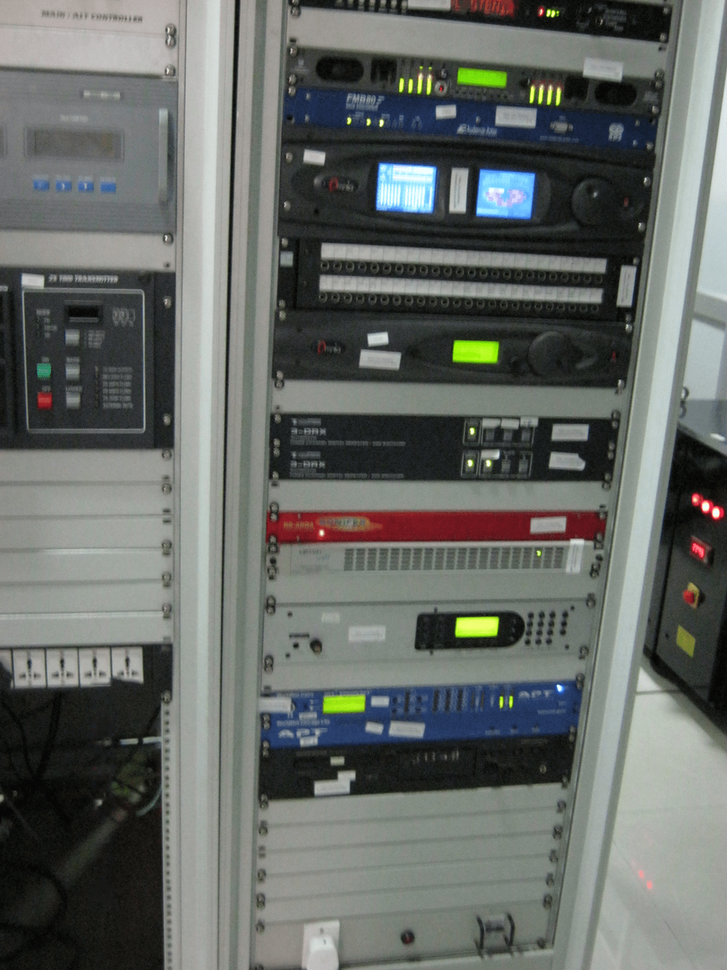
#> input picture images/gallery/10_cleaned.png, 727 x 970 px, shrunk from 1200 x 1600 before the run
$ python -i remove_dates_all.py   (imports and definitions only)
#> lines starting #> are read from the running program, lines starting #| are printed output that depends on the picture; after the words box and inside, x2 and y2 are one past the last pixel; in counts of white or black regions, pixels touching at a corner belong together
import cv2
import numpy as np
import os
import glob

def remove_date(img_path):
#> called with img_path = 'images/gallery/10_cleaned.png'
    print(f"Processing {img_path}")
    img = cv2.imread(img_path)
#> img is the input picture: shape (970, 727, 3); mean B, G, R 102.1, 106, 101.9
    if img is None:
        print("Failed to read image")
        return

    hsv = cv2.cvtColor(img, cv2.COLOR_BGR2HSV)
#> hsv: shape (970, 727, 3); mean H, S, V 62.6, 30.3, 109.3

    lower_orange = np.array([5, 150, 150])
    upper_orange = np.array([25, 255, 255])

    lower_orange2 = np.array([10, 100, 200])
    upper_orange2 = np.array([30, 255, 255])

    mask1 = cv2.inRange(hsv, lower_orange, upper_orange)
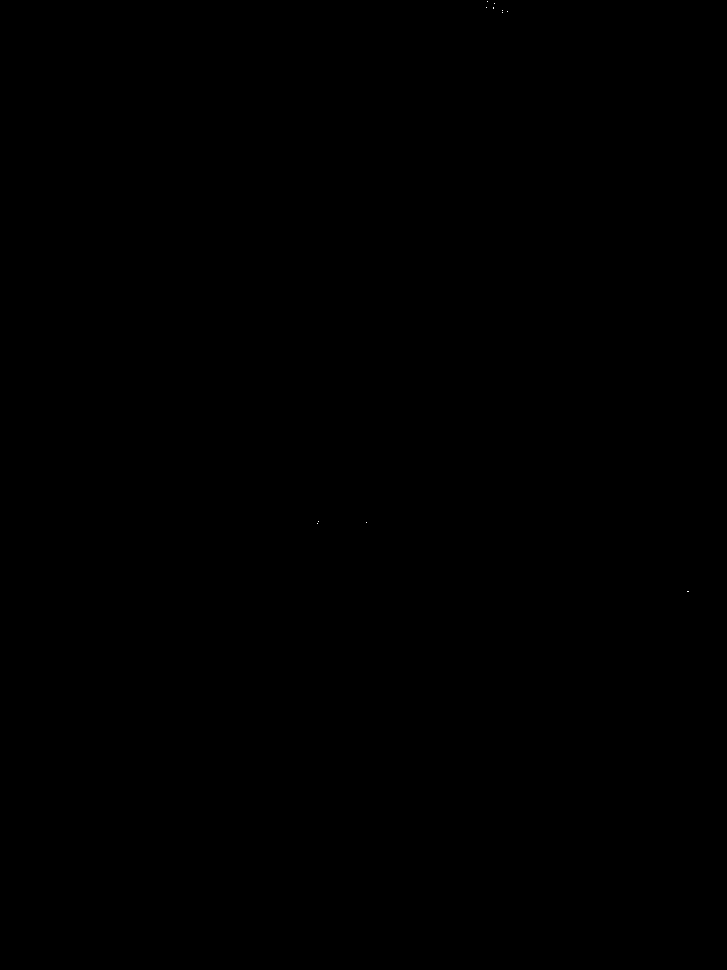
#> mask1: shape (970, 727); 0% white in thin lines or dots, all inside (x1, y1, x2, y2) = (317, 1, 689, 592)
    mask2 = cv2.inRange(hsv, lower_orange2, upper_orange2)
#> mask2: shape (970, 727); 0% white in thin lines or dots, all inside (x1, y1, x2, y2) = (368, 13, 716, 509)
    mask = cv2.bitwise_or(mask1, mask2)
#> mask: shape (970, 727); 0.01% white in thin lines or dots, all inside (x1, y1, x2, y2) = (317, 1, 716, 592)

    kernel = np.ones((5,5), np.uint8)
    mask = cv2.dilate(mask, kernel, iterations=1)
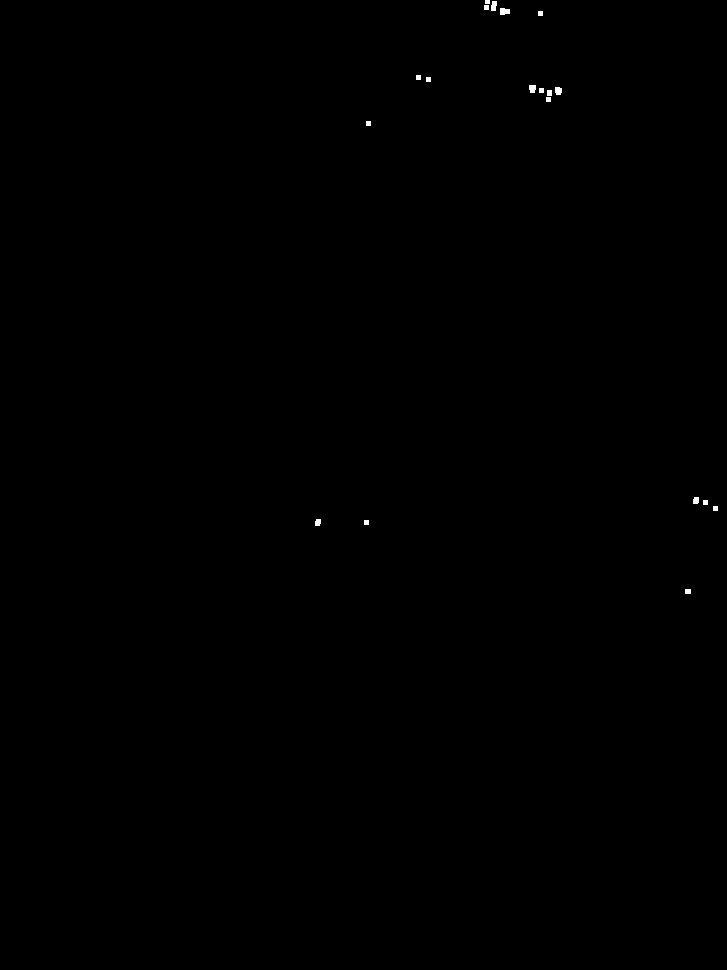
#> mask: shape (970, 727); 0.09% white; 19 white regions, largest, box (x1, y1, x2, y2) and area: (500, 8, 510, 15) 60, (491, 1, 497, 11) 51, (529, 85, 536, 93) 50

    # If there are no orange pixels (e.g. less than 50 pixels), don't process it to save time and prevent artifacting
    if cv2.countNonZero(mask) < 50:
        print(f"No date stamp detected in {img_path}")
        return

    result = cv2.inpaint(img, mask, 5, cv2.INPAINT_TELEA)
    cv2.imwrite(img_path, result)
    print(f"Cleaned {img_path}")

gallery_dir = "images/gallery/"
# [4 lines not run here, left out]

>>> result = remove_date('images/gallery/10_cleaned.png')
